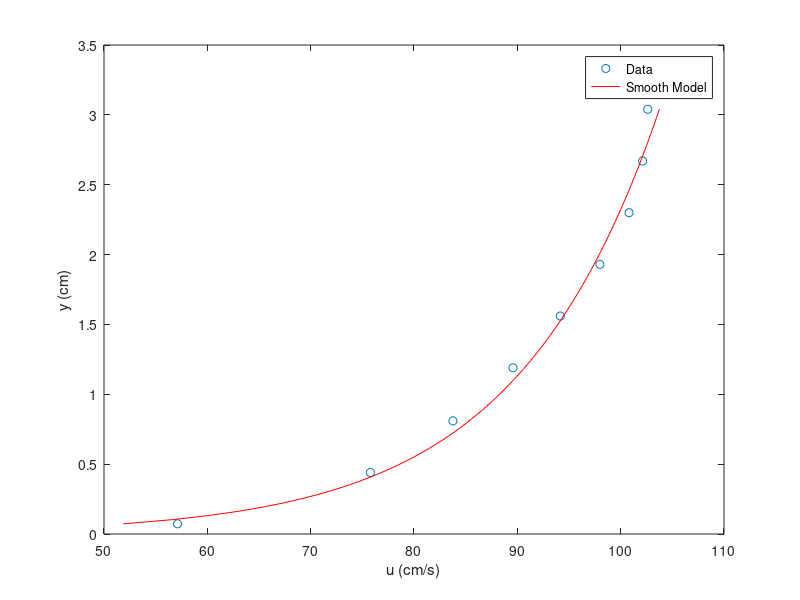

Write the MATLAB code that produced this figure. (Note: this script raises an error after producing the figure.)
%hw 6 solution
%oc512/ce640
%david f hill
%oregon state university

clear all
close all
clc

%I will try this two ways. But, first, define data and parameters.
u=[57.12 75.78 83.77 89.58 94.16 97.99 100.81 102.12 102.62]'; %cm/s
y=[0.073 0.44 0.81 1.19 1.56 1.93 2.3 2.67 3.04]'; %cm
nu=0.01;    %cm2/s
k=0.41; %dimensionless

%% Smoth Wall Fit using nlinfit
%define anonymous function that calculates velocity (dimensional) based on
%supplied vector of vertical locations and vector of constants. This is for
%the SMOOTH case.
usmooth=@(C,y)  C/k*log(y.*C/nu);

%Initial guess for parameter. 
C0=10;

%solve for optimal parameters
[Cest,R,J,COVB,MSE] = nlinfit(y,u,usmooth,C0); %this is the one line that essentially solves the problem.
%see help nlinfit to understand the left hand side. The MSE is a measure of
%the error
disp(['Smooth Wall. Best fit for u*: ' num2str(Cest)])
disp(['Error is: ' num2str(MSE)])

%visualize results
figure(1)
plot(u,y,'o'); hold on; %this plots the data

%compute the model results
ymodel=linspace(y(1),y(end),100);   %use more points for a smoother curve
umodel=usmooth(Cest,ymodel); %this calculates the model-fit data with the best parameters
plot(umodel,ymodel,'r')  %this plots the model best fit

xlabel('u (cm/s)');
ylabel('y (cm)');
legend('Data','Smooth Model')

%% Rough Wall Fit using nlinfit
%define anonymous function that calculates velocity (dimensional) based on
%supplied vector of vertical locations and vector of constants. This is for
%the ROUGH case. C(1) is shear velocity, C(2) is roughness
urough=@(C,y)  C(1)*(1/k*log(y./C(2))+8.5);

%Initial guess for parameters. 
C0=[10 10];

%solve for optimal parameters
[Cest,R,J,COVB,MSE] = nlinfit(y,u,urough,C0); %this is the one line that essentially solves the problem.
disp(['Rough Wall: Best fit for u* and ks: ' num2str(Cest)])
disp(['Error is: ' num2str(MSE)])

%visualize results
figure(2)
plot(u,y,'o'); hold on; %this plots the data

%compute the model results
ymodel=linspace(y(1),y(end),100);   %use more points for a smoother curve
umodel=urough(Cest,ymodel); %this calculates the model-fit data with the best parameters
plot(umodel,ymodel,'r')  %this plots the model best fit

xlabel('u (cm/s)');
ylabel('y (cm)');
legend('Data','Rough Model')

%% Smooth Wall Fit with 'fit' function

ft=fittype( @(C,x)  C/k*log(x.*C/nu) ); %define equation --> MUST use x (?)
F1=fit(y,u,ft,'Lower',0,'Upper',10); %perform the fit

figure(3)
plot(y,u,'o'); hold on %plot the data
plot(F1,'r'); %plot the fit
title('Smooth Wall using FIT')
xlabel('y (cm)');
ylabel('u (cm / s)');
legend('Data','Smooth Model')

%note...due to some weird nuance I still have not figured out, the only way
%I have figured out how to plot this is as above, with axes reversed from
%what I would prefer. BUT --> the variable F1 contains the determined
%coefficient C. You access it simply as F1.C, so you can use that number
%and the equation of the smooth wall fit to create a vector of 'model'
%values that you can then plot on top of you data in the usual way. I was
%just too lazy to do that...
